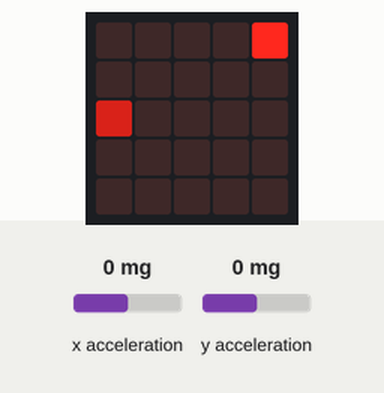
A program run on a simulated BBC micro:bit running MicroPython. Shown: the board's 5×5 LED display. The test bench sets the inputs (shaded band); at power-on: y acceleration 0 mg, x acceleration 0 mg. Random numbers come from a fixed seed.

Above: at 1.2 s.
1.3 s: y acceleration set to -1440 mg
At 1.67 s:
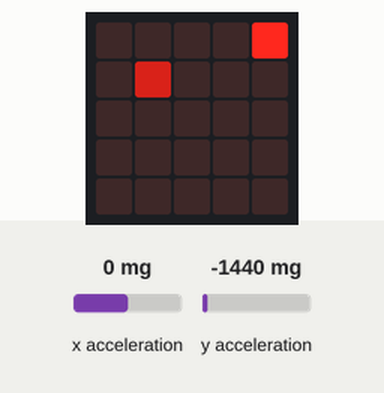
At 2.28 s:
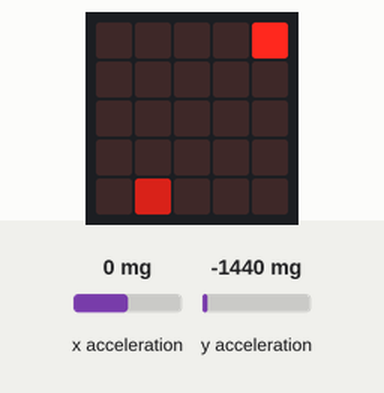
Timing chart, 0 to 4.3 s (numbered marks = the images above; inputs shaded):
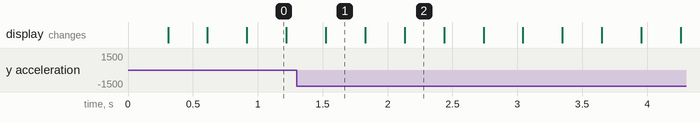

The program:

snake.py
```python
# (licence header left out)
from microbit import *
import random

JOY_TOLLERANCE = 250
SCREEN = 5

head_x = 2
head_y = 2
dx = 1
dy = 0

tail = []

food_x = None
food_y = None
score = 0

while True:
    display.clear()
    # draw the tail
    for t in tail:
        x,y = t
        display.set_pixel(x, y, 2)
    # Add food if there is some
    if (not food_x is None) and (not food_y is None):
        display.set_pixel(food_x, food_y, 9)
    # finally draw the head
    display.set_pixel(head_x, head_y, 5)
    sleep(300)

    # Tilt the microbit to steer snake, but keep moving
    save_dx = dx
    save_dy = dy
    joy_x = accelerometer.get_x()
    joy_y = accelerometer.get_y()

    if joy_y < -JOY_TOLLERANCE:
        dy=-1
    elif joy_y > JOY_TOLLERANCE:
        dy=1

    if joy_x < -JOY_TOLLERANCE:
        dx=-1
    elif joy_x > JOY_TOLLERANCE:
        dx=1

    if dx != 0 and dy != 0:
        if abs(joy_x) > abs(joy_y):
            dy = 0
        else:
            dx = 0

    # Game Over? has the head bitten the tail?
    if len(tail) >= 1:
        if (abs(save_dx) == abs(dx) and save_dx != dx) or \
           (abs(save_dy) == abs(dy) and save_dy != dy):
            break

    break2 = False
    for t in tail:
        x,y = t
        if head_x == x and head_y == y:
            break2 = True
            break

    if break2:
        break

    # save the current head in the tail
    tail.append((head_x, head_y))

    # movement and wrap round
    head_x += dx
    head_y += dy

    if head_x < 0:
        head_x = SCREEN - 1
    if head_x >= SCREEN:
        head_x = 0

    if head_y < 0:
        head_y = SCREEN - 1
    if head_y >= SCREEN:
        head_y = 0

    # Place a food item if there is None
    if food_x is None and food_y is None:
        coin_flip = random.randrange(2)
        if coin_flip == 0:
            while food_x is None or food_y is None:
                food_x = random.randrange(SCREEN)
                food_y = random.randrange(SCREEN)
                if food_x == head_x and food_y == head_y:
                    food_x = None
                    food_y = None
                else:
                    for t in tail:
                        x,y = t
                        if food_x == x and food_y == y:
                            food_x = None
                            food_y = None
                            break

    # if no food 'forget' the saved place else 'eat it'
    if not (head_x == food_x and head_y == food_y):
        tail.pop(0)
    else:
        food_x = None
        food_y = None
        score += 1

display.scroll( "Game Over - " + str(score), wait = False, loop = True)
```
